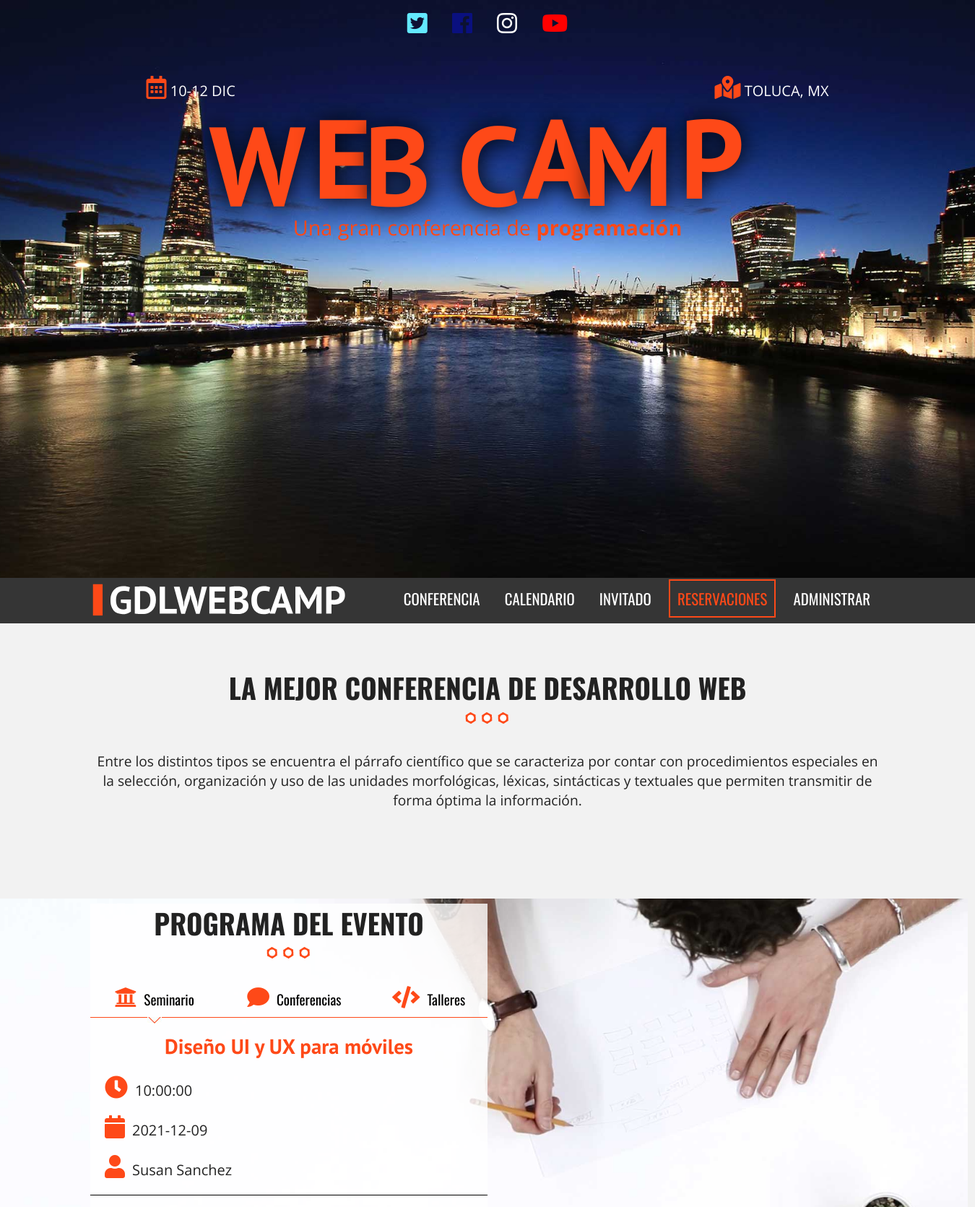
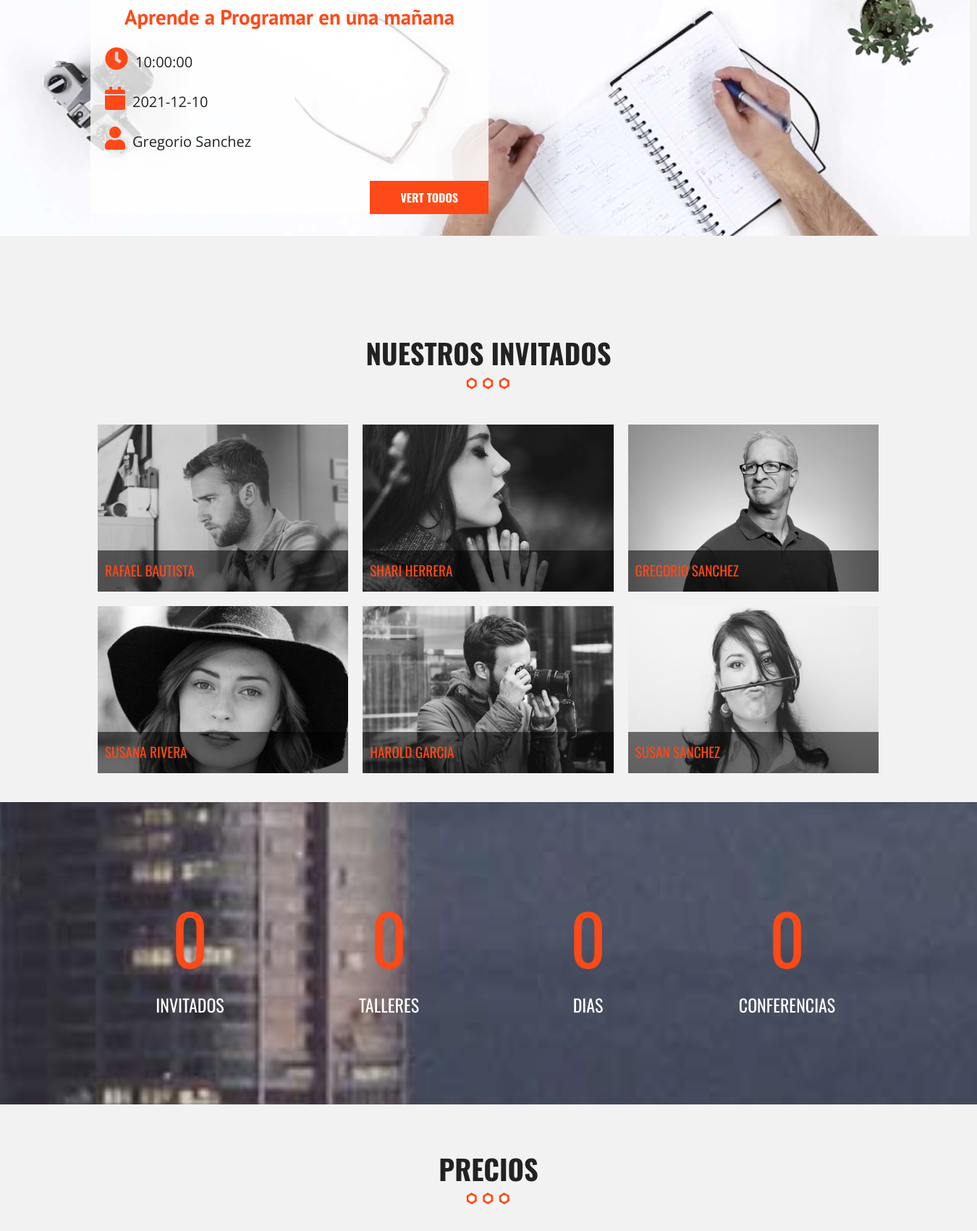
The page / (upper part) on the database its author committed (2 pictures, top to bottom).
### tables this page shows
create table categoria_evento(id_categoria int(11) not null auto_increment, cat_evento varchar(50) not null, icono varchar(20) not null, 
editado datetime not null, primary key(id_categoria));

create table eventos(evento_id int(11) not null auto_increment, nombre_evento varchar(60) not null, fecha_evento Date, hora_evento Time, id_cat_evento int(11) not null,
id_inv int(11) not null, clave varchar(10),editado datetime not null, primary key (evento_id), foreign key (id_cat_evento) references categoria_evento (id_categoria), 
foreign key (id_inv) references invitados (invitado_id) ON DELETE CASCADE);

create table invitados(invitado_id int(11) not null auto_increment, nombre_invitado varchar(30) not null, apellido_invitado varchar(30) not null, 
descripcion text not null, url_imagen varchar(50) not null, testimonial text not null, twiter varchar(20) not null,
editado datetime not null, primary key(invitado_id));

### index.php (the view, shortened to what this page needs)
<?php include_once 'includes/templetes/header.php'; ?>
<?php
         try{
             $sql ="SELECT * FROM invitados WHERE invitado_id <= 4";
         }catch(\Exception $e){
             echo $e->getMessage();
         }
        ?>
  <section class="seccion contenedor">
    <h2>La mejor conferencia de desarrollo web</h2>
    <p>
      Entre los distintos tipos se encuentra el párrafo científico que se caracteriza por contar con procedimientos especiales en la selección, organización y uso de las unidades morfológicas, léxicas, sintácticas y textuales que permiten transmitir de forma óptima la información.
    </p>
  </section>
  <section class="programa">
    <div class="contenedo-video">
      <video  width="1340" height="900" autoplay muted loop poster="img/bg-talleres.jpg">
        <source src="video/video.mp4" type="video/mp4">
        <source src="video/video.webm" type="video/webm">
        <source src="video/video.ogv" type="video/ogg">
      </video>
    </div>
    <div class="contenido-programa">
      <div class="contenedor">
        <div class="programa-evento">
          <h2>Programa del evento</h2>
        <?php
         try{
             require_once('includes/funciones/db_conexion.php');
             $sql ="SELECT * FROM `categoria_evento` ";
             $resultado = $conn->query($sql);
         }catch(\Exception $e){
             echo $e->getMessage();
         }
        ?>
          <nav class="menu-programa">
          <?php  while($cat = $resultado->fetch_assoc()){ ?>
          <?php $categoria = $cat['cat_evento']; ?>
              <a href="#<?php echo strtolower($categoria); ?>">
              <i class="fa <?php echo $cat['icono']; ?>"></i><?php echo $categoria; ?></a>
          <?php } ?>
          </nav>
         <?php
         try{
             $sql ="SELECT evento_id, nombre_evento, fecha_evento, hora_evento, cat_evento, icono,
              nombre_invitado, apellido_invitado FROM eventos
              INNER JOIN categoria_evento ON eventos.id_cat_evento = categoria_evento.id_categoria
              INNER JOIN invitados ON eventos.id_inv = invitados.invitado_id
              AND eventos.id_cat_evento = 1 ORDER BY evento_id LIMIT 2;
              SELECT evento_id, nombre_evento, fecha_evento, hora_evento, cat_evento, icono,
              nombre_invitado, apellido_invitado FROM eventos
              INNER JOIN categoria_evento ON eventos.id_cat_evento = categoria_evento.id_categoria
              INNER JOIN invitados ON eventos.id_inv = invitados.invitado_id
              AND eventos.id_cat_evento = 2 ORDER BY evento_id LIMIT 2;
              SELECT evento_id, nombre_evento, fecha_evento, hora_evento, cat_evento, icono,
              nombre_invitado, apellido_invitado FROM eventos
              INNER JOIN categoria_evento ON eventos.id_cat_evento = categoria_evento.id_categoria
              INNER JOIN invitados ON eventos.id_inv = invitados.invitado_id
              AND eventos.id_cat_evento = 3 ORDER BY evento_id LIMIT 2;
              SELECT evento_id, nombre_evento, fecha_evento, hora_evento, cat_evento, icono,
              nombre_invitado, apellido_invitado FROM eventos
              INNER JOIN categoria_evento ON eventos.id_cat_evento = categoria_evento.id_categoria
              INNER JOIN invitados ON eventos.id_inv = invitados.invitado_id
              AND eventos.id_cat_evento = 4 ORDER BY evento_id LIMIT 2; ";
         }catch(\Exception $e){
             echo $e->getMessage();
         }
         ?>
         <?php $conn->multi_query($sql); ?>
         <?php do {
           $resultado = $conn->store_result();
           $row = $resultado->fetch_all(MYSQLI_ASSOC); ?>
           <?php $i = 0; ?>
           <?php foreach($row as $evento): ?>
           <?php if($i % 2 == 0) {?>
           <div id="<?php echo strtolower($evento['cat_evento']) ?>" class="info-curso ocultar clearfix">
           <?php } ?>
            <div class="detalle-evento">
              <h3><?php echo ($evento['nombre_evento']); ?></h3>
              <p><i class="fa fa-clock"></i><?php echo $evento['hora_evento']; ?></p>
              <p><i class="fa fa-calendar"></i><?php echo $evento['fecha_evento']; ?></p>
              <p><i class="fa fa-user"></i><?php echo $evento['nombre_invitado'].' '.$evento['apellido_invitado']; ?></p>
            </div>
         <?php if ($i % 2 == 1): ?>
             <a href="calendario.php" class="button float-right">Vert todos</a>
          </div>
          <?php endif; ?>
         <?php $i++; ?>
         <?php endforeach; ?>
         <?php } while ($conn->more_results() && $conn->next_result()); ?>
        </div>
      </div>
    </div>
  </section>
  <?php include_once 'includes/templetes/invitados_code.php'; ?>
  <div class="contador paralax">
    <div class="contenedor">
      <ul class="resumen-evento clearfix">
        <li><p class="numero">0</p>Invitados</li>
        <li><p class="numero">0</p>Talleres</li>
        <li><p class="numero">0</p>Dias</li>
        <li><p class="numero">0</p>Conferencias</li>
      </ul>
    </div>
  </div>
  <section class="precios seccion">
    <h2>Precios</h2>
  </section>
<?php include_once 'includes/templetes/footer.php'; ?>

### includes/templetes/invitados_code.php (shortened to what this page needs)
<?php
   try{
       require_once('includes/funciones/db_conexion.php');
       $sql ="SELECT * FROM `invitados` ";
       $resultado = $conn->query($sql);
   }catch(\Exception $e){
       echo $e->getMessage();
   }
?>
      <section class="invitados contenedor seccion">
         <h2>Nuestros invitados</h2>
         <ul class="lista-invitados clearfix">
          <?php
            while($invitados = $resultado->fetch_assoc()){ ?>
           <li>
             <div class="invitado">
             <a class="invitado-info" href="#invitado<?php echo $invitados['invitado_id']; ?>">
               <img src="img/invitados/<?php echo $invitados['url_imagen'] ?>" alt="imagen invitado">
               <p><?php echo $invitados['nombre_invitado'].' '.$invitados['apellido_invitado'];?></p>
             </a>
             </div>
           </li>
          <?php } ?>
      </section>

### css/main.css (style rules this page uses)
html { color: #222; font-size: 1em; line-height: 1.4; }
audio, canvas, iframe, img, svg, video { vertical-align: middle; }
html { box-sizing: border-box; }
*,*:before,*:after { box-sizing: inherit; }
body { background-color: #f2f2f2; font-family: 'Open Sans', sans-serif; }
.contenedor { width: 98%; margin: 0 auto; }
@media only screen and (min-width: 480px) { .contenedor { width: 95%; } }
@media only screen and (min-width: 768px) { .contenedor { width: 90%; } }
@media only screen and (min-width: 992px) { .contenedor { width: 90%; max-width: 1100px; } }
.seccion { padding: 30px 0; }
.seccion p { font-size: 1.2em; text-align: center; }
h2 { font-family: 'Oswald', sans-serif; font-size: 2.4em; text-transform: uppercase; text-align: center; }
h2::after { content: ''; margin: 0 auto; background-image: url(../img/separador.png); height: 30px; width: 100px; display: block; }
h3 { font-size: 1.8em; color: #fe4918; font-family: 'PT sans', sans-serif; margin: 0; text-align: center; }
ul { list-style: none; margin: 0; padding: 0; }
.button { background-color: #fe4918; padding: 10px 40px; color: white; text-transform: uppercase; font-weight: bold; font-family: 'Oswald', sans-serif; text-decoration: none; font-size: 1em; margin-top: 20px; display: inline-block; transition: all .3s ease; border: 2px solid #fe4918; }
.float-right { float: right; }
section.programa { position: relative; }
div.contenido-programa { position: absolute; left: 0; top: 0; height: 100%; width: 100%; }
div.programa-evento { background-color: rgba(255,255,255, .8); padding: 15px 15px -1px 15px; margin-top: 80px; }
@media only screen and (min-width: 768px) { div.programa-evento { width: 70%; } }
@media only screen and (min-width: 992px) { div.programa-evento { width: 50%; } }
nav.menu-programa { width: 100%; }
@media only screen and (min-width: 768px) { nav.menu-programa { display: table; } }
nav.menu-programa a { display: block; text-align: center; color: #000000; text-decoration: none; font-family: 'Oswald', sans-serif; margin-bottom: 10px; font-size: 1.2em; position: relative; border-bottom: 1px solid #fe4918; padding-bottom: 10px; }
nav.menu-programa a.activo::after { position: absolute; content: ''; left: 0; right: 0; margin-left: auto; margin-right: auto; height: 20px; width: 30px; background-image: url(../img/talleres-flecha.jpg); background-position: top center; background-repeat: no-repeat; bottom: -20px; }
@media only screen and (min-width: 768px) { nav.menu-programa a { display: table-cell; } }
nav.menu-programa a i, div.detalle-evento p i { color: #fe4918; font-size: 1.6em; margin-right: 10px; }
div.ocultar { display: none; }
div.detalle-evento { margin-top: 20px; border-bottom: 1px solid black; padding: 0 20px; }
div.detalle-evento:nth-child(2) { border: none; }
div.detalle-evento p { margin-bottom: 20px; font-size: 20px; }
ul.lista-invitados li { padding: 10px; float: left; }
@media only screen and (min-width: 480px) { ul.lista-invitados li { width: 50%; } }
@media only screen and (min-width: 768px) { ul.lista-invitados li { width: 33.3%; } }
div.invitado { position: relative; overflow: hidden; }
div.invitado img { max-width: 100%; filter: gray; -webkit-filter: grayscale(1); -webkit-transition: all .5s ease-in-out; }
div.invitado p { position: absolute; bottom: 0; left: 0; padding: 15px 10px; margin: 0; background-color: rgba(0,0,0, 0.55); width: 100%; text-align: left; font-family: 'Oswald', sans-serif; color: #fe4918; text-transform: uppercase; -webkit-transition: all .5s ease-in-out; }
.paralax::before { width: 100%; height: 100%; position: absolute; top: 0; left: 0; background-repeat: no-repeat; background-size: cover; background-position: center center; background-attachment: fixed; -webkit-filter: brightness(.8); filter: brightness(.8); }
div.contador { position: relative; height: auto; }
div.contador::before { background-image: url(../img/bg-resumen.jpg); content: ''; }
ul.resumen-evento { position: relative; padding: 120px 0; }
ul.resumen-evento li { width: 50%; float: left; text-align: center; color: white; text-transform: uppercase; font-family: 'Oswald', sans-serif; font-size: 24px; }
@media only screen and (min-width: 768px) { ul.resumen-evento li { width: 25%; } }
p.numero { color: #fe4918; font-size: 4em; display: block; margin: 0 0 10px 0; }
.clearfix:before, .clearfix:after { content: " "; display: table; }
.clearfix:after { clear: both; }

### rows shown on the page
categoria_evento: cat_evento "Seminario"
categoria_evento: cat_evento "Conferencias"
categoria_evento: cat_evento "Talleres"
eventos: nombre_evento "Diseño UI y UX para móviles", hora_evento "10:00:00", fecha_evento "2021-12-09", id_inv.nombre_invitado "Susan", id_inv.apellido_invitado "Sanchez"
eventos: nombre_evento "Aprende a Programar en una mañana", hora_evento "10:00:00", fecha_evento "2021-12-10", id_inv.nombre_invitado "Gregorio", id_inv.apellido_invitado "Sanchez", shows "VERT TODOS"
invitados: url_imagen (picture), nombre_invitado "RAFAEL", apellido_invitado "BAUTISTA"
invitados: url_imagen (picture), nombre_invitado "SHARI", apellido_invitado "HERRERA"
invitados: url_imagen (picture), nombre_invitado "GREGORIO", apellido_invitado "SANCHEZ"
invitados: url_imagen (picture), nombre_invitado "SUSANA", apellido_invitado "RIVERA"
invitados: url_imagen (picture), nombre_invitado "HAROLD", apellido_invitado "GARCIA"
invitados: url_imagen (picture), nombre_invitado "SUSAN", apellido_invitado "SANCHEZ"
